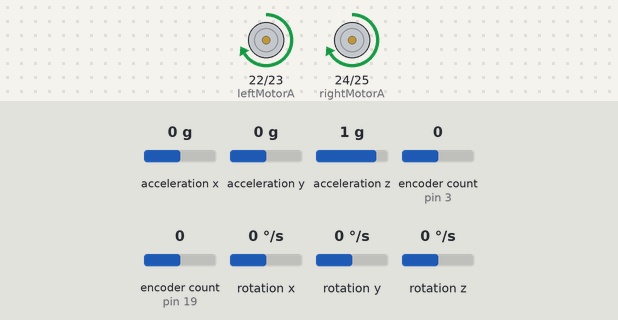
Bench run of a sketch on a simulated Arduino Mega 2560, built with avr-gcc and run on an emulated ATmega2560. Shown: motor-driver pin pairs drawn as motors (green arrow = first pin HIGH = forward, orange = second pin HIGH = backward, longer = more drive, scaled by the enable pin). The inputs (shaded band) are chosen by the test bench; at power-on: rotation z 0 °/s, encoder count (sensors on pin 3, pin 19) 0, acceleration x 0 g, acceleration y 0 g, acceleration z 1 g, rotation x 0 °/s, rotation y 0 °/s. What the sketch prints to the serial monitor is not drawn.

Above: at 5.2 s.
5.3 s: rotation z set to -192 °/s
At 6.6 s:
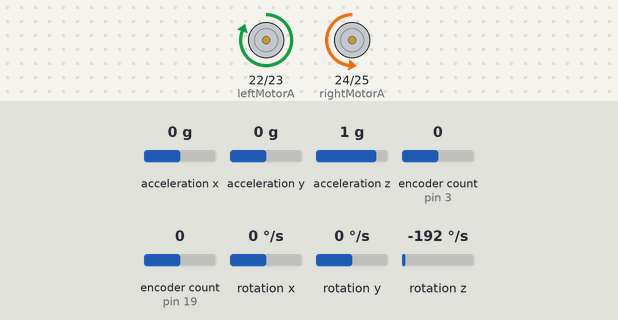
8.3 s: rotation z set to 3 °/s
At 11.2 s:
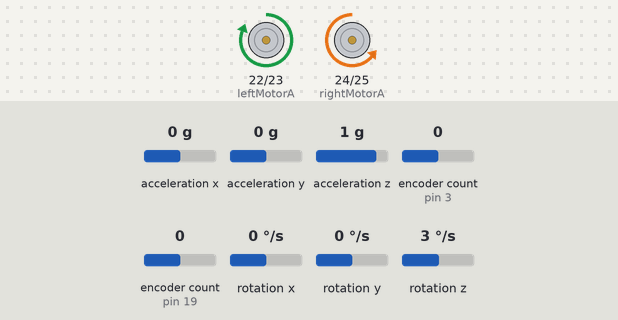
11.3 s: rotation z set to 192 °/s
14.3 s: rotation z set to -5 °/s
At 17.2 s:
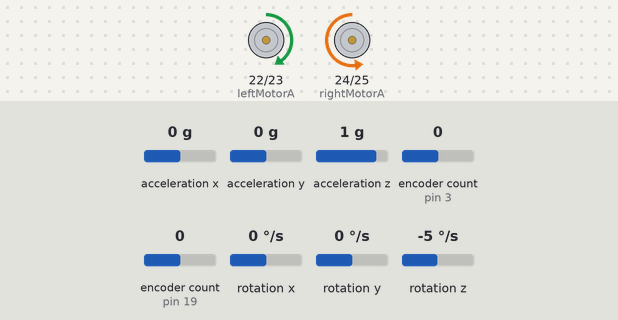
17.3 s: rotation z set to 100 °/s
20.3 s: encoder count (sensor on pin 3) set to 1
Timing chart, 0 to 70.8 s (numbered marks = the images above; inputs shaded):
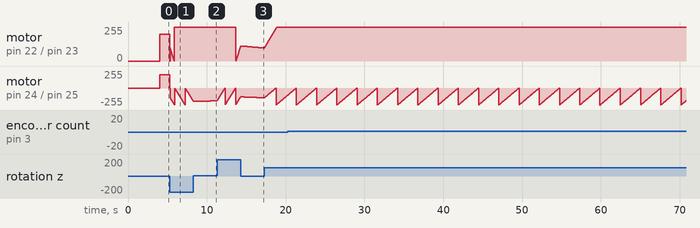

The sketch:

Gyro.ino
```cpp
#include <Encoder.h>
#include <TaskScheduler.h>

#include "Wire.h"
#include <MPU6050_light.h>

#include <math.h>

#include <PIDController.h>

// We declare the function that we are going to use
void UltrasonicTask();

// We create the Scheduler that will be in charge of managing the tasks
Scheduler sensorTimer;

// We create the task indicating that it runs every 500 milliseconds, forever, and call the led_blink function
Task Ultrasonic1(500, TASK_FOREVER, &UltrasonicTask);


Encoder rightencoder(3, 2);
Encoder leftencoder(19, 18);

MPU6050 mpu(Wire);

#define leftMotorA 22  // Left Motor
#define leftMotorB 23
#define rightMotorA 24  // right Motor
#define rightMotorB 25
#define leftMotorEN 5   // left pwm
#define rightMotorEN 4  // right pwm

#define serialOut mpu.getAngleZ()

int numberOfCoordinate = 7;
int coordinate[7][2] = { { 0, 0 },
                         { 300, 0 },
                         { 300, 300 },
                         { 600, 300 },
                         { 600, 0 },
                         { 900, 0 },
                         { 900, 600 } };

struct direction {
  int distance;
  float angle;
};

direction dir = { 0, 0 };

PIDController pid_LeftMotor;
PIDController pid_RightMotor;

unsigned int leftMotorSpeed, rightMotorSpeed = 0;

void setup() {
  // put your setup code here, to run once:
  Serial.begin(9600);
  pinMode(leftMotorEN, OUTPUT);
  pinMode(leftMotorA, OUTPUT);
  pinMode(leftMotorB, OUTPUT);
  pinMode(rightMotorEN, OUTPUT);
  pinMode(rightMotorA, OUTPUT);
  pinMode(rightMotorB, OUTPUT);

  pid_LeftMotor.begin();  // initialize the PID instance
  // pid_LeftMotor.setpoint(1024);  // The "goal" the PID controller tries to "reach"
  pid_LeftMotor.tune(1, 1.2, 0.2);  // Tune the PID, arguments: kP, kI, kD
  pid_LeftMotor.limit(0, 255);      // Limit the PID output between 0 and 255, this is important to get rid of integral windup!

  pid_RightMotor.begin();  // initialize the PID instance
  // pid_RightMotor.setpoint(1024);  // The "goal" the PID controller tries to "reach"
  pid_RightMotor.tune(1, 1.2, 0.2);  // Tune the PID, arguments: kP, kI, kD
  pid_RightMotor.limit(0, 255);      // Limit the PID output between 0 and 255, this is important to get rid of integral windup!


  // We add the task to the task scheduler
  sensorTimer.addTask(Ultrasonic1);

  // We activate the task
  Ultrasonic1.enable();

  Wire.begin();

  byte status = mpu.begin();
  // Serial.print(F("MPU6050 status: "));
  // Serial.println(status);
  while (status != 0) {}  // stop everything if could not connect to MPU6050

  // Serial.println(F("Calculating offsets, do not move MPU6050"));
  delay(3000);
  mpu.calcOffsets(true, true);  // gyro and accelero
  // Serial.println("Done!\n");
  // driveWheel(10);  //cm
  // Serial.println(mpu.getAngleZ());
}

void loop() {
  mpu.update();
  // Serial.println(mpu.getAngleZ());
  sensorTimer.execute();

  followRoute();
  // driveWheel(30000);
  // turn(-90);

  // driveWheel(300);
  // turn(0);

  // driveWheel(300);
  // turn(90);

  // driveWheel(300);
  // turn(0);

  // driveWheel(300);
  // turn(-90);

  // driveWheel(600);
  // turn(90);
  // turn(-90);

  // Serial.println(mpu.getAngleZ());

  delay(10000);
}

void calculateDistanceAngle(int x1, int y1, int x2, int y2) {
  float xd, yd;

  xd = x2 - x1;
  yd = y2 - y1;
  dir.distance = sqrt(pow(xd, 2) + pow(yd, 2));
  dir.angle = atan(yd / xd);
  dir.angle = (dir.angle * 180) / 3.142;
  dir.distance = round(dir.distance);
  dir.angle = round(dir.angle);
}

void followRoute(void) {
  long init_time = 0;
  float linear_velocity = 0;
  float angular_velocity = 0;
  float distance = 0;
  for (int row = 0; row < numberOfCoordinate; row++) {
    if (row + 1 == numberOfCoordinate) break;

    // Serial.print("First Coordinate: ");
    // Serial.print(coordinate[row][0]);
    // Serial.print(" , ");
    // Serial.println(coordinate[row][1]);
    // Serial.print("Second Coordinate: ");
    // Serial.print(coordinate[row + 1][0]);
    // Serial.print(" , ");
    // Serial.println(coordinate[row + 1][1]);

    int x1 = coordinate[row][0];
    int y1 = coordinate[row][1];
    int x2 = coordinate[row + 1][0];
    int y2 = coordinate[row + 1][1];

    calculateDistanceAngle(x1, y1, x2, y2);
    // Serial.print("First Path: ");
    // Serial.print(dir.distance);
    // Serial.print(" , ");
    // Serial.println(dir.angle);

    // if (y2 - y1 == 0) {
    //   Serial.println("Heading to Zero");
    //   headToZero();
    //   Serial.println("Got to Zero");
    // } else {
    leftencoder.write(0);
    rightencoder.write(0);
    init_time = millis();
    turn(-1 * dir.angle);
    distance = (float)(leftencoder.read() + rightencoder.read()) / 37.88;  //Distance in mm from Encoder Pulse
    angular_velocity = (float)distance / (millis() - init_time);
    // }
    // driveWheel_PID(dir.distance);
    init_time = millis();
    Serial.print(millis());
    Serial.print(',');
    Serial.println(serialOut);
    driveWheel(dir.distance);
    linear_velocity = (float)dir.distance / (millis() - init_time);
    delay(100);
  }
}

void stopBothMotor(void) {
  digitalWrite(leftMotorEN, HIGH);
  digitalWrite(rightMotorEN, HIGH);
  digitalWrite(leftMotorA, HIGH);  // left Motor
  digitalWrite(leftMotorB, HIGH);
  digitalWrite(rightMotorA, HIGH);  // right Motor
  digitalWrite(rightMotorB, HIGH);
  delay(5);
}

void turnRight(void) {
  leftencoder.write(0);
  rightencoder.write(0);

  // Serial.println(leftencoder.read());
  digitalWrite(leftMotorA, HIGH);  // left Motor Forward
  digitalWrite(leftMotorB, LOW);

  digitalWrite(rightMotorA, HIGH);  // right Motor Backward
  digitalWrite(rightMotorB, LOW);
  analogWrite(leftMotorEN, 200);  // left
  analogWrite(rightMotorEN, 200);
  Serial.print(millis());
  Serial.print(',');
  Serial.println(serialOut);

  delay(5);
}

void turnLeft(void) {
  leftencoder.write(0);
  rightencoder.write(0);

  // Serial.println(leftencoder.read());
  digitalWrite(leftMotorA, LOW);  // left Motor Backward
  digitalWrite(leftMotorB, HIGH);

  digitalWrite(rightMotorA, LOW);  // right Motor Forward
  digitalWrite(rightMotorB, HIGH);
  analogWrite(leftMotorEN, 200);  // left
  analogWrite(rightMotorEN, 200);
  Serial.print(millis());
  Serial.print(',');
  Serial.println(serialOut);

  delay(5);
}

void driveWheel(float distance) {  // distance in mm
  long pulseCnt;
  int initDegree, error;
  mpu.update();
  initDegree = mpu.getAngleZ();
  pulseCnt = 7500 * (distance / 198);  //201.1 mm for one rotation (7500 pulses)
  leftencoder.write(0);
  rightencoder.write(0);

  // Serial.println(leftencoder.read());
  digitalWrite(leftMotorA, HIGH);  // left Motor
  digitalWrite(leftMotorB, LOW);

  digitalWrite(rightMotorA, LOW);  // right MOtor
  digitalWrite(rightMotorB, HIGH);
  analogWrite(leftMotorEN, 100);  // left
  analogWrite(rightMotorEN, 100);

  delay(5);

  while (leftencoder.read() <= pulseCnt & rightencoder.read() <= pulseCnt) {
    mpu.update();
    error = (mpu.getAngleZ() - initDegree);
    // Serial.println(error);
    if (error < 0) {
      analogWrite(leftMotorEN, 100 - abs(error));
      analogWrite(rightMotorEN, 145 + abs(error));
    } else {
      analogWrite(leftMotorEN, 100 + abs(error));
      analogWrite(rightMotorEN, 145 - abs(error));
    }
    Serial.print(millis());
    Serial.print(',');
    Serial.println(serialOut);
  }

  stopBothMotor();
}

void turn(int degree) {  //Pos Degree => Clockwise
  int initialDegree;
  if (degree == 0) {
    initialDegree = mpu.getAngleZ();
    // Serial.print("Initial Degree: ");
    // Serial.println(initialDegree);

    if (initialDegree < 0) {
      turnLeft();
      while (mpu.getAngleZ() <= 0) {
        mpu.update();
        Serial.print(millis());
        Serial.print(',');
        Serial.println(serialOut);
        delay(5);
        // Serial.println(mpu.getAngleZ());
      }
      stopBothMotor();
      // Serial.print("Final Degree: ");
      // Serial.println(mpu.getAngleZ());
    } else if (initialDegree >= 0) {
      turnRight();

      while (mpu.getAngleZ() >= 0) {
        mpu.update();
        Serial.print(millis());
        Serial.print(',');
        Serial.println(serialOut);
        delay(5);
        // Serial.println(mpu.getAngleZ());
      }
      stopBothMotor();
      // Serial.print("Final Degree: ");
      // Serial.println(mpu.getAngleZ());
    }

  } else if (degree < 0) {  //Turn Left
    degree = degree + 4;
    initialDegree = mpu.getAngleZ();
    Serial.print(millis());
    Serial.print(',');
    Serial.println(serialOut);
    // Serial.print("Initial Degree: ");
    // Serial.println(initialDegree);

    turnLeft();

    while (mpu.getAngleZ() <= (-1 * degree)) {
      mpu.update();
      Serial.print(millis());
      Serial.print(',');
      Serial.println(serialOut);
      delay(5);
      // Serial.println(mpu.getAngleZ());
    }
    stopBothMotor();
    // Serial.print("Final Degree: ");
    // Serial.println(mpu.getAngleZ());
  } else {  //Turn Right
    degree = degree - 6;
    initialDegree = mpu.getAngleZ();
    Serial.print(millis());
    Serial.print(',');
    Serial.println(serialOut);
    // Serial.print("Initial Degree: ");
    // Serial.println(initialDegree);

    turnRight();

    while (mpu.getAngleZ() >= (-1 * degree)) {
      mpu.update();
      Serial.print(millis());
      Serial.print(',');
      Serial.println(serialOut);
      delay(5);
      // Serial.println(mpu.getAngleZ());
    }
    stopBothMotor();
    // Serial.print("Final Degree: ");
    // Serial.println(mpu.getAngleZ());
  }
}

void headToZero(void) {
  mpu.update();
  Serial.print(millis());
  Serial.print(',');
  turn(mpu.getAngleZ());
}

void UltrasonicTask() {
  // Serial.println("500 millisecond task");
  mpu.update();
  Serial.print(millis());
  Serial.print(',');
  Serial.println(serialOut);
}


// // ********   PID Controller For Right Motor **************

// void R_PIDCalculate(unsigned long Rcount) {
//   delay(5);
//   f_Rcount = rightencoder.read();
//   RInput = f_Rcount - Rcount;
//   RPID.Compute();
//   analogWrite(ENA, ROutput);
// }

// // *********************************************************

// // ********   PID Controller For Left Motor **************

// void L_PIDCalculate(unsigned long Lcount) {
//   delay(5);
//   f_Lcount = leftencoder.read();
//   LInput = f_Lcount - Lcount;
//   LPID.Compute();
//   analogWrite(ENB, LOutput);
// }
// // *********************************************************

void driveWheel_PID(float distance) {  // distance in mm
  long pulseCnt;
  int initDegree, error;
  mpu.update();
  initDegree = mpu.getAngleZ();
  pulseCnt = 7500 * (distance / 198);  //201.1 mm for one rotation (7500 pulses)
  pid_RightMotor.setpoint(pulseCnt);
  pid_LeftMotor.setpoint(pulseCnt);

  leftencoder.write(0);
  rightencoder.write(0);

  // Serial.println(leftencoder.read());
  digitalWrite(leftMotorA, HIGH);  // left Motor
  digitalWrite(leftMotorB, LOW);

  digitalWrite(rightMotorA, LOW);  // right MOtor
  digitalWrite(rightMotorB, HIGH);
  analogWrite(leftMotorEN, 100);  // left
  analogWrite(rightMotorEN, 100);

  delay(5);

  while (leftencoder.read() <= pulseCnt & rightencoder.read() <= pulseCnt) {
    mpu.update();
    error = (mpu.getAngleZ() - initDegree);
    // Serial.println(error);
    leftMotorSpeed = pid_LeftMotor.compute(leftencoder.read());
    rightMotorSpeed = pid_RightMotor.compute(rightencoder.read());
    // Serial.print("Left Motor Speed: ");
    // Serial.println(leftMotorSpeed);
    // Serial.print("Right Motor Speed: ");
    // Serial.println(rightMotorSpeed);
    if (error < 0) {
      analogWrite(leftMotorEN, leftMotorSpeed - 45);
      analogWrite(rightMotorEN, rightMotorSpeed);
    } else {
      analogWrite(leftMotorEN, leftMotorSpeed - 45);
      analogWrite(rightMotorEN, rightMotorSpeed);
    }
    Serial.print(millis());
    Serial.print(',');
    Serial.println(serialOut);
  }

  stopBothMotor();
}

void calculate_velocity() {
  long init_time = millis();
}
```

Measured:
- after the input at 5.3 s, motor on pin 24 (rightMotorA) / pin 25 (rightMotorB): ramps from stopped to backward 254/255 and jumps back, once every 1.3 s
